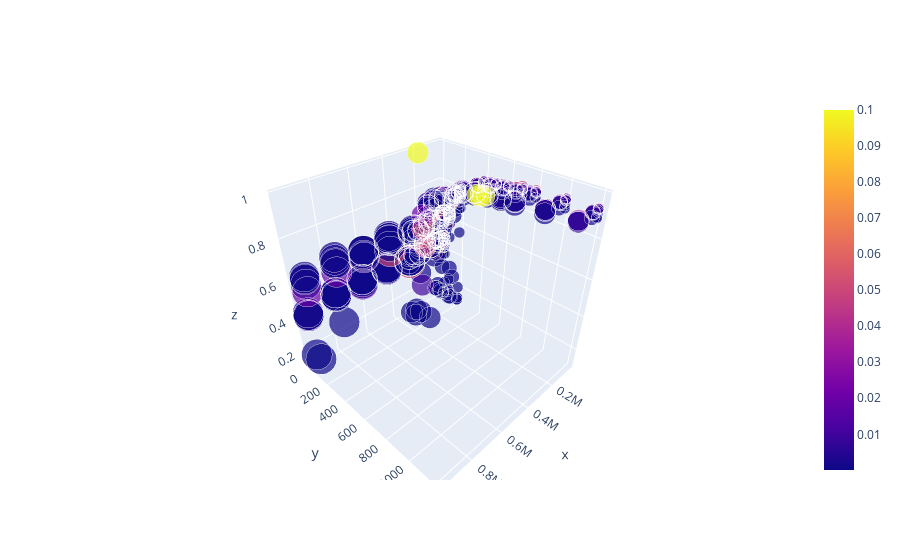

This figure's notebook cell:
### Code cell
sizeref = max(df['hidden_dimension'])/(30**2)

fig = go.Figure()

fig.add_trace(go.Scatter3d(
    x=df['number_parameter'],
    y=df['intrinsic_dimension'],
    z=df['best_accuracy'],
    mode='markers',
    marker=dict(
        color=df['learning_rate'], size=df['hidden_dimension'],
        sizemode = 'area', sizeref=sizeref,
        sizemin=2, showscale = True
        ),
#    error_y=dict(
#            type='data', # value of error bar given in data coordinates
#            array=[1, 2, 3, 4, 5],
#            visible=True),
))

fig.update_layout(
    legend=dict(
        yanchor="top",
        y=0.99,
        xanchor="left",
        x=0.01,
        )
    )

fig.show()

### Figure 1 — Plotly figure (JSON) as saved in the notebook; plotly's stock layout.template omitted (floating-point values rounded to 4 significant figures; data arrays with more than 128 entries replaced by an {"elided": "..."} marker saying what was removed)
{"data": [{"marker": {"color": {"elided": "516 float values"}, "showscale": true, "size": {"elided": "516 int values"}, "sizemin": 2, "sizemode": "area", "sizeref": 0.4444}, "mode": "markers", "type": "scatter3d", "x": {"elided": "516 int values"}, "y": {"elided": "516 int values"}, "z": {"elided": "516 float values"}}], "layout": {"legend": {"x": 0.01, "xanchor": "left", "y": 0.99, "yanchor": "top"}}}
